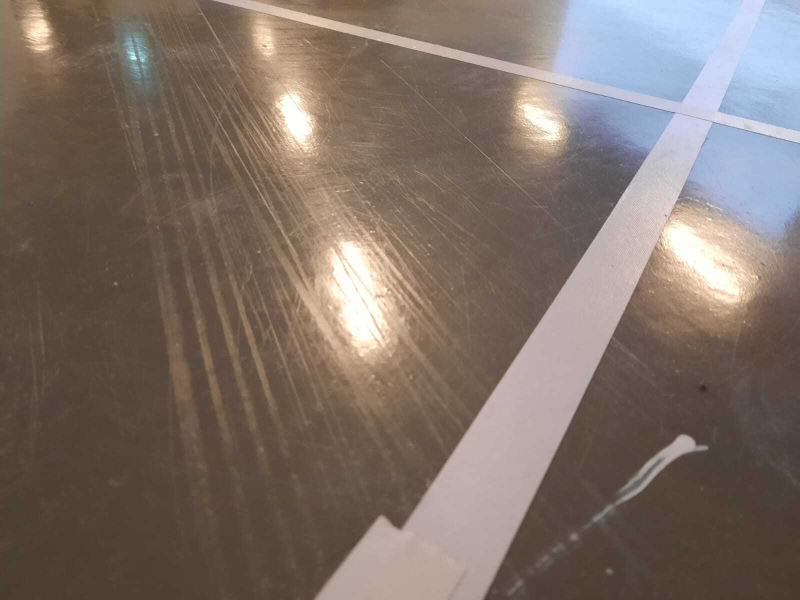
#> input picture codes_arch/python_code_modules/test_img7.jpg, 1600 x 1200 px (shown at 1/2 size)
$ jupyter execute --allow-errors line_detection.ipynb
#> lines starting #> are read from the running program, lines starting #| are printed output that depends on the picture
## Image Analysis - Tests

### Requirements

[cell 1]
# -*- coding: utf-8 -*-
import cv2
import numpy as np
import time
import sys

import os


from matplotlib import pyplot as plt

### Global variables

[cell 2]
# General variables

parent_dir = os.getcwd()
timer = time.time()
#image_path = os.path.join(parent_dir, r'test_img5.jpg')
image = cv2.imread('test_img7.jpg')
#> image is the input picture: shape (1200, 1600, 3); mean B, G, R 103.9, 111.9, 126.6


print('\nDetecting road lines...')
print(image.shape)
#| (1200, 1600, 3)
# "\\wsl.localhost\Ubuntu-22.04\home\jpregazzi\projects\Panurge2000\codes_arch\python_code_modules\example_image\cross.jpeg"

### Image analysis methods

[cell 3]
# [9 lines left out: function warpImg, not called in this run]

def convert_to_HSV(frame):
    hsv = cv2.cvtColor(frame, cv2.COLOR_BGR2HSV)
    return hsv

# [31 lines left out: functions detect_edges, region_of_interest, not called in this run]

def detect_line_segments(cropped_edges):
    rho = 1  # precision in pixel, i.e. 1 pixel
    angle = np.pi / 180  # degree in radian, i.e. 1 degree
    min_threshold = 10  # minimal of votes

    line_segments = cv2.HoughLines(cropped_edges, rho, angle, min_threshold,)
    return line_segments

#Get direction of the car based on the line sege
def get_angle(frame,line_segments):

    if line_segments is None:
        return 0,False

    segment = line_segments[0][0]
    height, width,_ = frame.shape
    rho,theta = segment
    a = np.cos(theta)

    if abs(theta - np.pi/2)<np.pi/6:
        return 0,True
    distance = abs(rho/a-height*np.tan(theta))
    if theta > np.pi/2:
        theta = theta - np.pi
    theta = theta * 180 / np.pi
    demi_largeur_camera = width/2
    if abs(distance - demi_largeur_camera) < demi_largeur_camera/20 and abs(theta) > 40:
        return theta*0.5,False
    elif abs(distance - demi_largeur_camera) > demi_largeur_camera/30:
        return (distance - demi_largeur_camera),False
    else:
        return 0,False

# [28 lines left out: function is_intersection, not called in this run]

def heading_image(frame, steering_angle, line_color=(0, 255, 0), line_width=5):
    heading_image = np.zeros_like(frame)
    height, width, _ = frame.shape

    steering_angle_radian = steering_angle / 180.0 * np.pi
    # find the heading line starting from the bottom of the frame
    x1 = int(width / 2)
    y1 = height
    x2 = int(x1 + height / 2 * np.tan(steering_angle_radian))
    y2 = int(height / 2)

    cv2.line(heading_image, (x1, y1), (x2, y2), line_color, line_width)
    heading_image = cv2.addWeighted(frame, 0.8, heading_image, 1, 1)
    return heading_image

def return_angle(frame):
    gray = cv2.cvtColor(frame, cv2.COLOR_BGR2GRAY)
    blur_frame = cv2.medianBlur(gray, 5)
    frame = cv2.resize(frame, (80, 60))


    edges = cv2.Canny(frame, 100, 200)
    # [7 lines of commented-out code are left out]
    kernel_erode = np.ones((4,4), np.uint8)


    kernel_dilate = np.ones((4,4), np.uint8)
    eroded_mask = cv2.erode(blur_frame, kernel_erode, iterations=1)
    dilated_mask = cv2.dilate(eroded_mask, kernel_dilate, iterations=1)

    line_segments = detect_line_segments(dilated_mask)
    angle,is_intersec = get_angle(frame,line_segments)
    heading_im = heading_image(frame,angle)
    #Display the resulting frame, the cropped edges and the lines on the same image
    #plt.imshow(cropped_edges)
    plt.imshow(heading_im)

    """
    bool_inter,line1,line2 = is_intersection(cropped_edges)
    print(bool_inter)
    if bool_inter:
        #display intersection on heading image
        for x1, y1, x2, y2 in line1:
            cv2.line(heading_im, (x1, y1), (x2, y2), (0, 255, 0), 2)
        for x1, y1, x2, y2 in line2:
            cv2.line(heading_im, (x1, y1), (x2, y2), (0, 255, 0), 2)
        #show on cropped edges
        plt.imshow('heading_image',heading_image)
        print("Intersection at time: ", time.time()-timer)
        #cv2.putText(heading_image, 'Intersection', (10, 30), cv2.FONT_HERSHEY_SIMPLEX, 1, (0, 0, 255), 2, cv2.LINE_AA)
    """

    return angle

### Tests

#> (a cell that did not finish here is left out)

[cell 5]
gray = cv2.cvtColor(image, cv2.COLOR_BGR2GRAY)
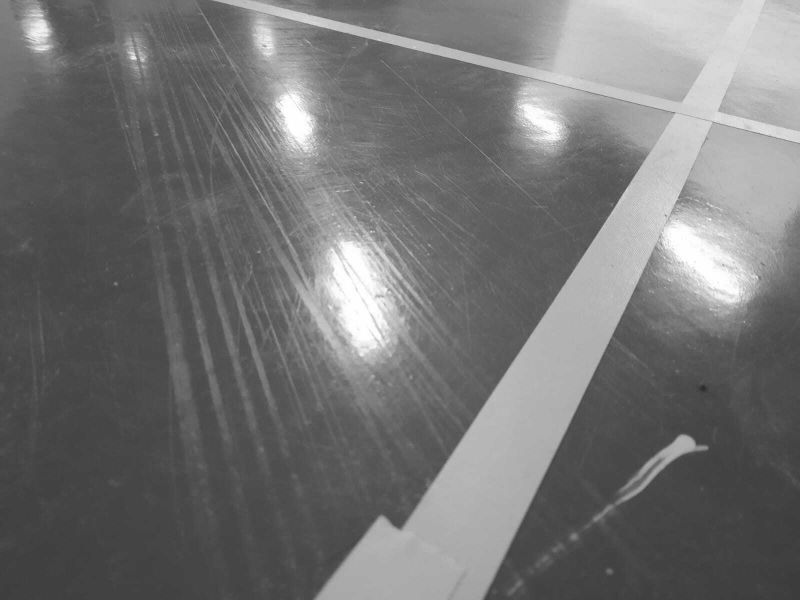
#> gray: shape (1200, 1600) (shown at 1/2 size); min 40, max 255, mean 115.4
filtered_image = cv2.medianBlur(gray, 5)
#kernel = np.array([[-1, -1, -1],
#                   [-1,  9, -1],
#                   [-1, -1, -1]])
#filtered_image = cv2.filter2D(filtered_image, -1, kernel)
plt.imshow(filtered_image)

# [10 lines of commented-out code are left out]

[cell 6]
image_resized = cv2.resize(image, (80, 60))
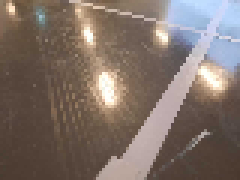
#> image_resized: shape (60, 80, 3) (shown 3 times larger); mean B, G, R 104, 112.1, 126.8
image_resized2 = cv2.resize(filtered_image, (80, 60))
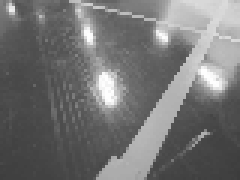
#> image_resized2: shape (60, 80) (shown 3 times larger); min 60, max 254, mean 115.5
edges = cv2.Canny(image_resized2, 100, 200)
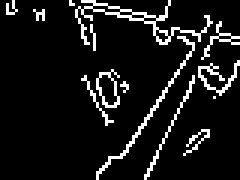
#> edges: shape (60, 80) (shown 3 times larger); 9.2% white in thin lines or dots
plt.imshow(edges)
# [4 lines of commented-out code are left out]

[cell 7]
#plt.imshow(mask) # image_resized)

[cell 8]
# Remove noise
kernel_erode = np.ones((4,4), np.uint8)


kernel_dilate = np.ones((4,4), np.uint8)
eroded_mask = cv2.erode(filtered_image, kernel_erode, iterations=1)
dilated_mask = cv2.dilate(eroded_mask, kernel_dilate, iterations=1)

plt.imshow(eroded_mask)

[cell 9]
line_segments = detect_line_segments(eroded_mask)

angle,is_inter = get_angle(image_resized, line_segments)
#> in get_angle, `segment = line_segments[0][0]`: segment = [849, 0.785]
#> in get_angle, `rho,theta = segment`: rho = 849; theta = 0.785
#> in get_angle, `a = np.cos(theta)`: a = 0.707
#> in get_angle, `distance = abs(rho/a-height*np.tan(theta))`: distance = 1140.7
#> in get_angle, `theta = theta * 180 / np.pi`: theta = 45
#> angle = 1100.7; is_inter = False
heading_im = heading_image(image_resized, angle)
#> in heading_image, `steering_angle_radian = steering_angle / 180.0 * np.pi`: steering_angle_radian = 19.21
#> in heading_image, `x2 = int(x1 + height / 2 * np.tan(steering_angle_radian))`: x2 = 51
#> in heading_image, `cv2.line(heading_image, (x1, y1), (x2, y2), line_color, line_width)`:
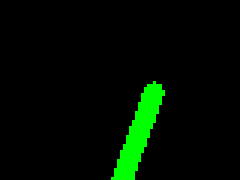
#> heading_image: shape (60, 80, 3) (shown 3 times larger); mean of channels 0, 1, 2 0, 12.4, 0; drawn as B, G, R
#> in heading_image, `heading_image = cv2.addWeighted(frame, 0.8, heading_image, 1, 1)`:
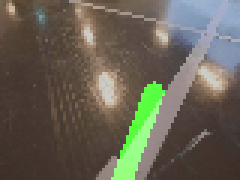
#> heading_image: shape (60, 80, 3) (shown 3 times larger); mean B, G, R 84.2, 97.7, 102.4
plt.imshow(heading_im)

[cell 10]
angle = return_angle(image)
#> in return_angle, `edges = cv2.Canny(frame, 100, 200)`:
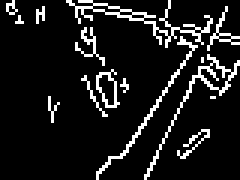
#> edges: shape (60, 80) (shown 3 times larger); 10.6% white in thin lines or dots
#> in return_angle, `angle,is_intersec = get_angle(frame,line_segments)`: angle = 1100.7; is_intersec = False
